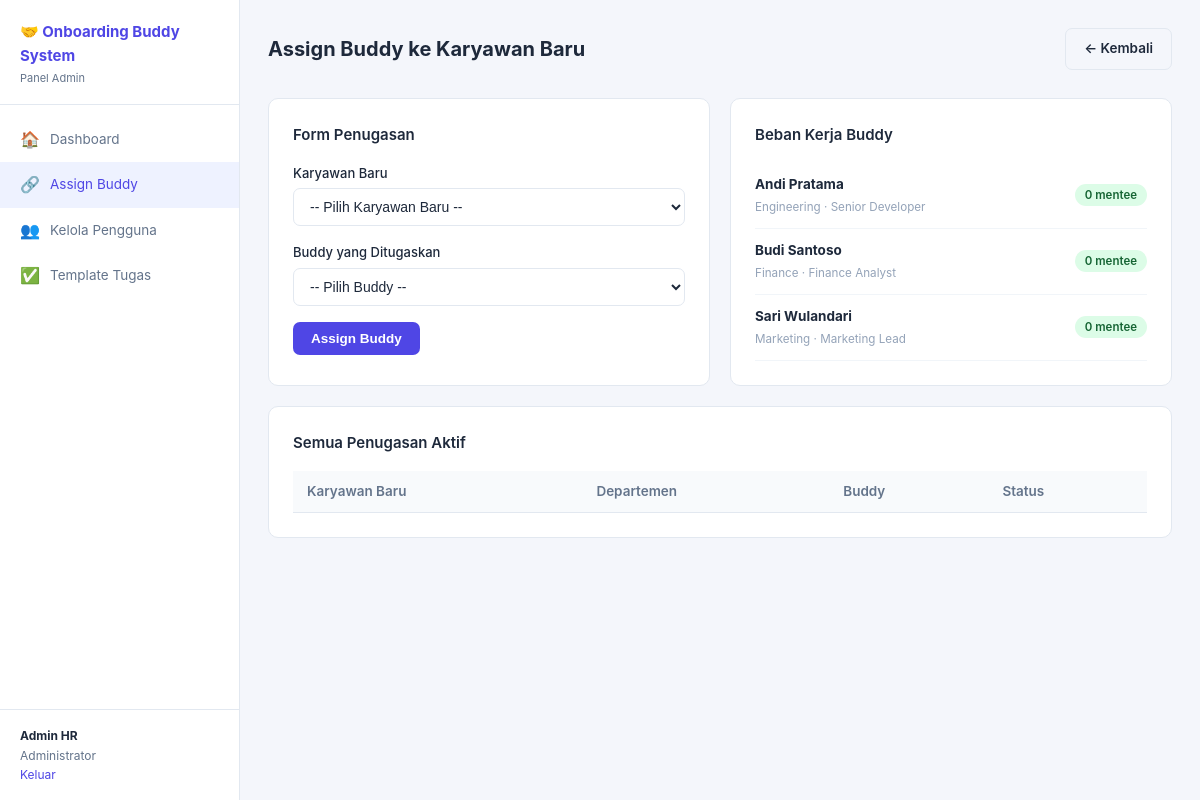
/admin/match_buddy.php (signed in), run on the app's committed database.
### tables this page shows
CREATE TABLE IF NOT EXISTS users (
    id INT AUTO_INCREMENT PRIMARY KEY,
    name VARCHAR(100) NOT NULL,
    email VARCHAR(150) NOT NULL UNIQUE,
    password VARCHAR(255) NOT NULL,
    role ENUM('admin', 'buddy', 'new_hire') NOT NULL DEFAULT 'new_hire',
    department VARCHAR(100),
    position VARCHAR(100),
    phone VARCHAR(20),
    avatar VARCHAR(255),
    start_date DATE,
    created_at TIMESTAMP DEFAULT CURRENT_TIMESTAMP
);

### includes/config.php (called while the page is built, shortened)
<?php
function currentUser(): array {
    return $_SESSION['user'] ?? [];
}

### admin/match_buddy.php (the view, shortened to what this page needs)
<?php
require_once __DIR__ . '/../includes/config.php';
$db = getDB();
$buddies = $db->query("SELECT id, name, department, position FROM users WHERE role='buddy' ORDER BY name")->fetchAll();
$counts = [];
$user = currentUser();
?>
<!DOCTYPE html>
<html lang="id">
<head>
<link rel="stylesheet" href="../assets/style.css">
</head>
<body>
<div class="layout">
  <aside class="sidebar">
    <div class="sidebar-brand">
      <h2>🤝 <?= APP_NAME ?></h2>
      <span>Panel Admin</span>
    </div>
    <nav class="sidebar-nav">
      <a href="dashboard.php"><span class="icon">🏠</span> Dashboard</a>
      <a href="match_buddy.php" class="active"><span class="icon">🔗</span> Assign Buddy</a>
      <a href="users.php"><span class="icon">👥</span> Kelola Pengguna</a>
      <a href="tasks.php"><span class="icon">✅</span> Template Tugas</a>
    </nav>
    <div class="sidebar-footer">
      <strong><?= htmlspecialchars($user['name']) ?></strong>Administrator
      <br><a href="../auth.php" onclick="event.preventDefault();document.getElementById('lf').submit()">Keluar</a>
    </div>
  </aside>
  <main class="main">
    <div class="topbar">
      <h1>Assign Buddy ke Karyawan Baru</h1>
      <a href="dashboard.php" class="btn btn-outline">← Kembali</a>
    </div>
    <div style="display:grid;grid-template-columns:1fr 1fr;gap:20px">
      <div class="card">
        <div class="card-title">Form Penugasan</div>
        <form method="POST">
          <div class="form-group">
            <label>Karyawan Baru</label>
            <select name="new_hire_id" class="form-control" required>
              <option value="">-- Pilih Karyawan Baru --</option>
            </select>
          </div>
          <div class="form-group">
            <label>Buddy yang Ditugaskan</label>
            <select name="buddy_id" class="form-control" required>
              <option value="">-- Pilih Buddy --</option>
            </select>
          </div>
          <button type="submit" class="btn btn-primary">Assign Buddy</button>
        </form>
      </div>
      <div class="card">
        <div class="card-title">Beban Kerja Buddy</div>
        <?php foreach ($buddies as $b): ?>
        <?php $load = $counts[$b['id']] ?? 0; ?>
        <div style="display:flex;align-items:center;justify-content:space-between;padding:10px 0;border-bottom:1px solid #f1f5f9">
          <div>
            <strong style="font-size:13.5px"><?= htmlspecialchars($b['name']) ?></strong><br>
            <small style="color:#94a3b8"><?= htmlspecialchars($b['department']) ?> · <?= htmlspecialchars($b['position']) ?></small>
          </div>
          <span class="badge <?= $load >= 3 ? 'badge-danger' : ($load >= 1 ? 'badge-warning' : 'badge-success') ?>">
            <?= $load ?> mentee
          </span>
        </div>
        <?php endforeach; ?>
      </div>
    </div>
    <div class="card" style="margin-top:20px">
      <div class="card-title">Semua Penugasan Aktif</div>
      <table>
        <thead>
          <tr><th>Karyawan Baru</th><th>Departemen</th><th>Buddy</th><th>Status</th></tr>
        </thead>
      </table>
    </div>
  </main>
</div>
</body>
</html>

### assets/style.css (style rules this page uses)
*, *::before, *::after { box-sizing: border-box; margin: 0; padding: 0; }
:root { --bg: #f4f6fb; --white: #ffffff; --border: #e2e8f0; --primary: #4f46e5; --primary-h: #4338ca; --secondary: #0ea5e9; --success: #22c55e; --warning: #f59e0b; --danger: #ef4444; --text: #1e293b; --muted: #64748b; --sidebar-w: 240px; --radius: 10px; }
body { font-family: -apple-system, "Segoe UI", system-ui, sans-serif; background: var(--bg); color: var(--text); font-size: 14px; line-height: 1.6; }
a { color: var(--primary); text-decoration: none; }
.layout { display: flex; min-height: 100vh; }
.sidebar { width: var(--sidebar-w); background: var(--white); border-right: 1px solid var(--border); display: flex; flex-direction: column; position: fixed; top: 0; left: 0; bottom: 0; z-index: 100; }
.sidebar-brand { padding: 20px 20px 16px; border-bottom: 1px solid var(--border); }
.sidebar-brand h2 { font-size: 15px; font-weight: 700; color: var(--primary); }
.sidebar-brand span { display: block; font-size: 11px; color: var(--muted); margin-top: 2px; }
.sidebar-nav { flex: 1; padding: 12px 0; overflow-y: auto; }
.sidebar-nav a { display: flex; align-items: center; gap: 10px; padding: 10px 20px; color: var(--muted); font-size: 13.5px; transition: background .15s, color .15s; }
.sidebar-nav a:hover, .sidebar-nav a.active { background: #eef2ff; color: var(--primary); text-decoration: none; }
.sidebar-nav a .icon { font-size: 16px; width: 20px; text-align: center; }
.sidebar-footer { padding: 16px 20px; border-top: 1px solid var(--border); font-size: 12px; color: var(--muted); }
.sidebar-footer strong { display: block; color: var(--text); }
.main { margin-left: var(--sidebar-w); flex: 1; padding: 28px; }
.topbar { display: flex; align-items: center; justify-content: space-between; margin-bottom: 28px; }
.topbar h1 { font-size: 20px; font-weight: 700; }
.card { background: var(--white); border: 1px solid var(--border); border-radius: var(--radius); padding: 24px; }
.card-title { font-size: 15px; font-weight: 600; margin-bottom: 16px; color: var(--text); }
table { width: 100%; border-collapse: collapse; }
th, td { padding: 10px 14px; text-align: left; font-size: 13.5px; }
th { background: #f8fafc; font-weight: 600; color: var(--muted); border-bottom: 1px solid var(--border); }
.badge { display: inline-block; padding: 2px 10px; border-radius: 999px; font-size: 11.5px; font-weight: 600; }
.badge-success { background: #dcfce7; color: #166534; }
.form-group { margin-bottom: 16px; }
.form-group label { display: block; font-size: 13px; font-weight: 500; margin-bottom: 5px; color: var(--text); }
.form-control { width: 100%; padding: 9px 12px; border: 1px solid var(--border); border-radius: 7px; font-size: 14px; background: var(--white); color: var(--text); transition: border-color .15s; }
select.form-control { cursor: pointer; }
.btn { display: inline-flex; align-items: center; gap: 6px; padding: 9px 18px; border-radius: 7px; border: none; font-size: 13.5px; font-weight: 600; cursor: pointer; transition: background .15s, opacity .15s; text-decoration: none; }
.btn-primary { background: var(--primary); color: #fff; }
.btn-outline { background: transparent; border: 1px solid var(--border); color: var(--text); }

### data on the page
users: name "Andi Pratama", department "Engineering", position "Senior Developer", id "0"
users: name "Budi Santoso", department "Finance", position "Finance Analyst", id "0"
users: name "Sari Wulandari", department "Marketing", position "Marketing Lead", id "0"

### other printed values
APP_NAME "Onboarding Buddy System"
$user['name'] "Admin HR"
